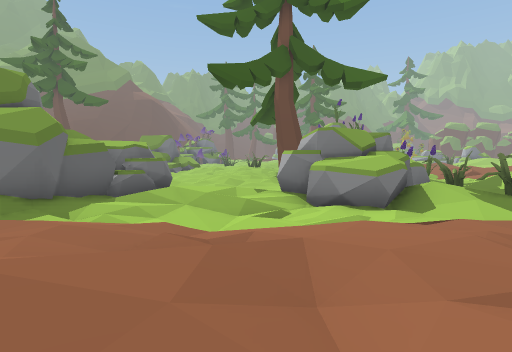
view 1 (above)

24 first-person views from a walk through a scene from a Unity 3-D project. The camera is 1.5 m above the floor, tilts 4° down and sees 80° across. The floor is counted in squares, 2 m on a side. Each view is taken from the middle of a square. On the plan, view 1 faces up. The plan holds only what a view shows up to about 10 squares ahead; the rest is blank. The place goes on beyond the plan. The player character is not drawn.

view 2
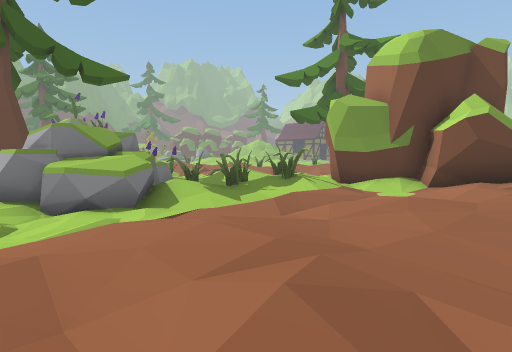

view 3
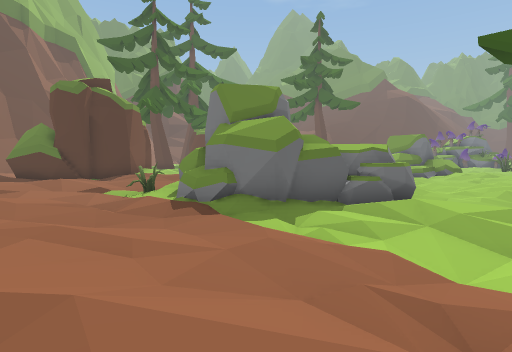

view 4
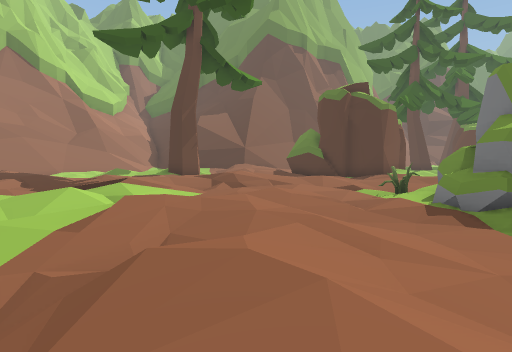

view 5
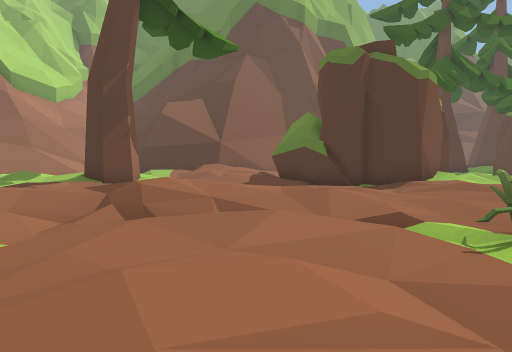

view 6
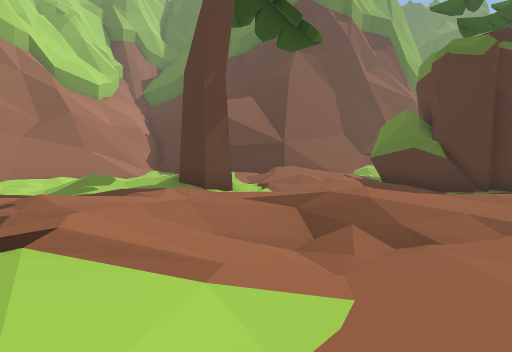

view 7
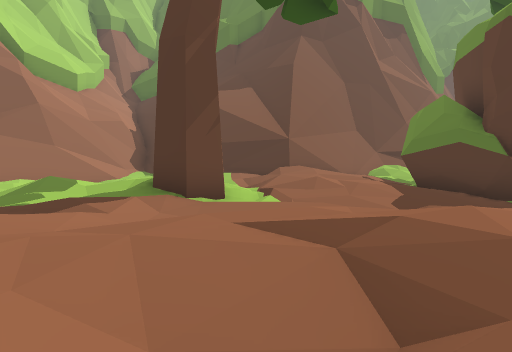

view 8
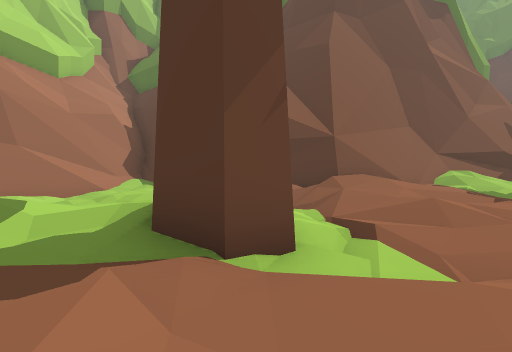

view 9
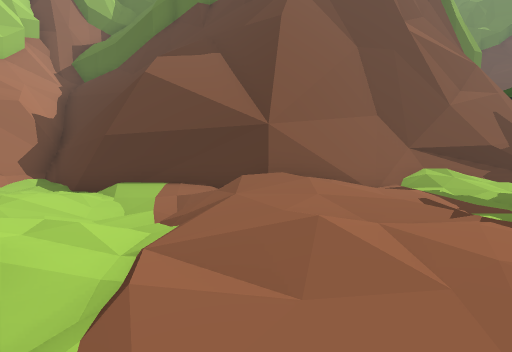

view 10
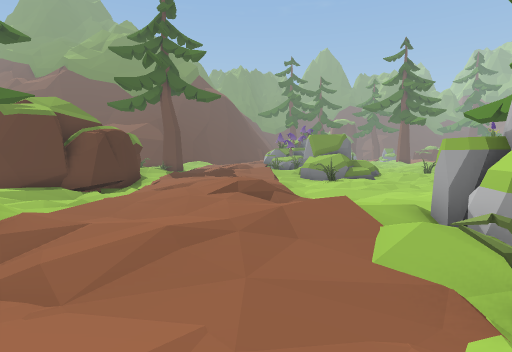

view 11
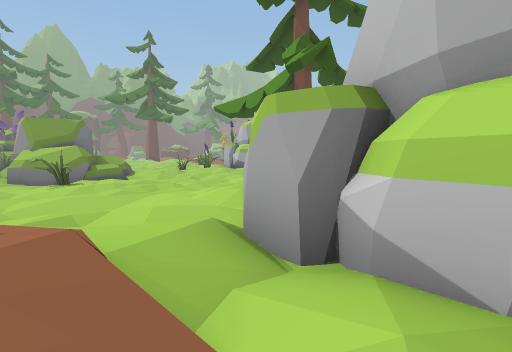

view 12
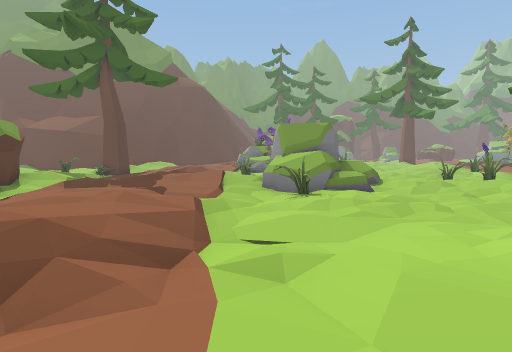

view 13
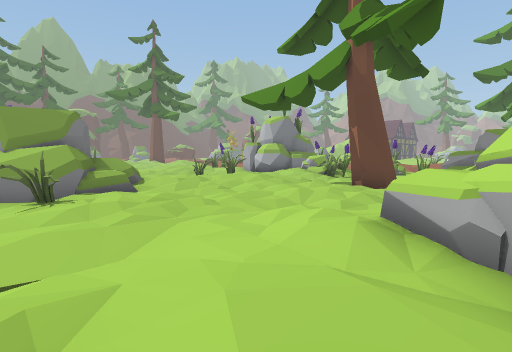

view 14
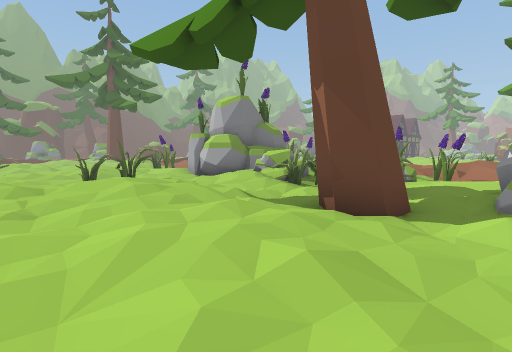

view 15
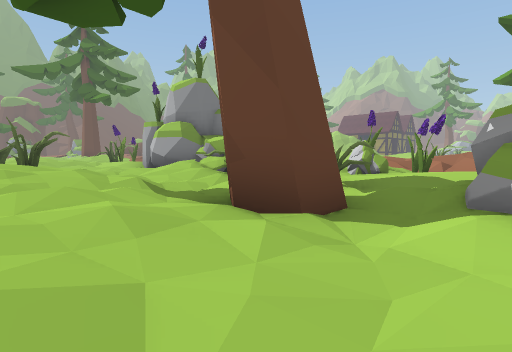

view 16
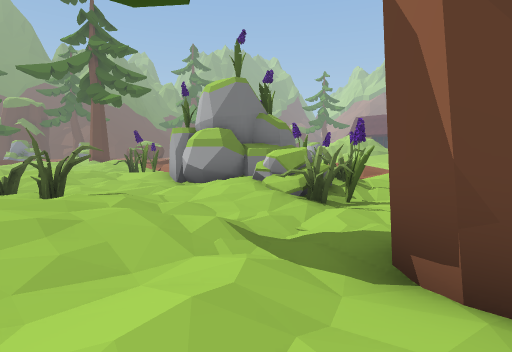

view 17
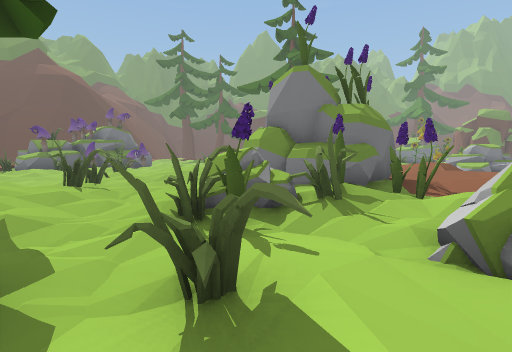

view 18
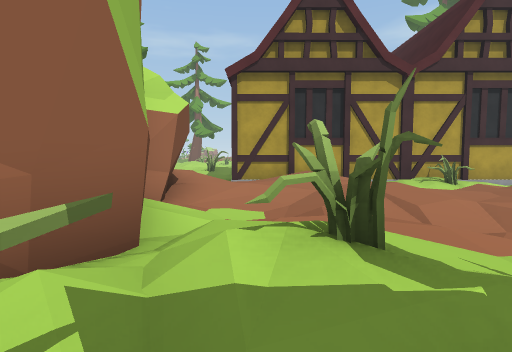

view 19
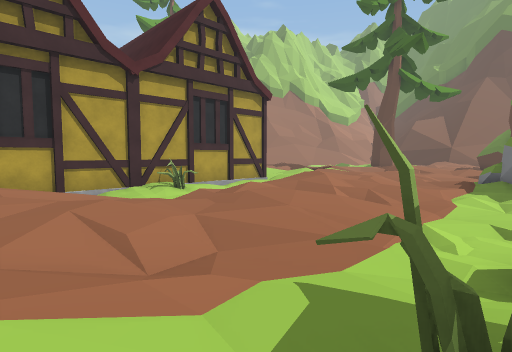

view 20
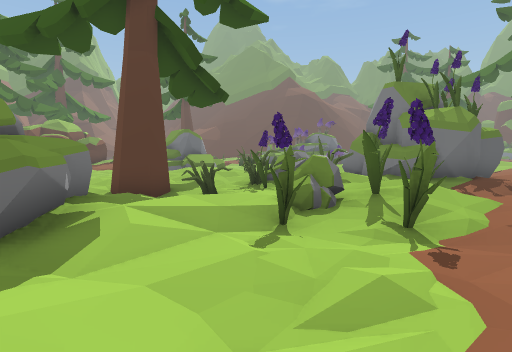

view 21
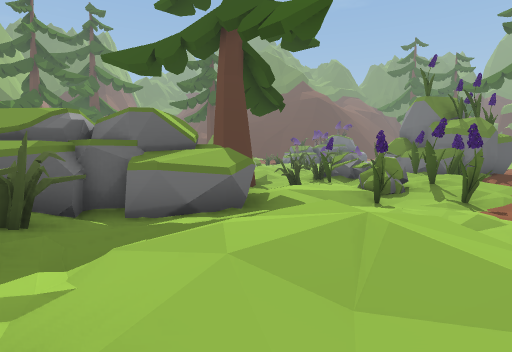

view 22
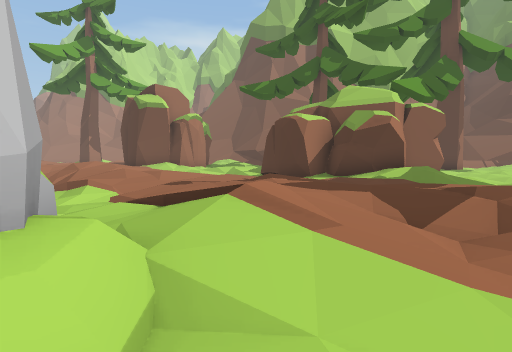

view 23
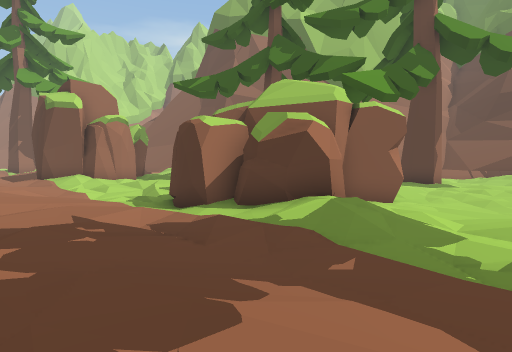

view 24
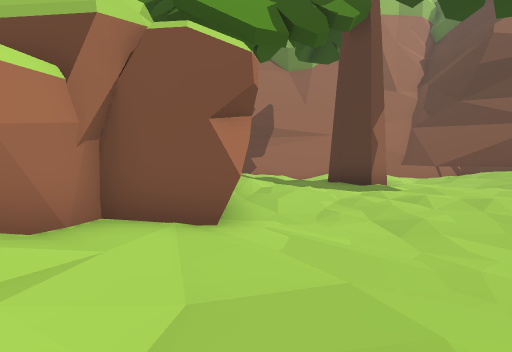

### Floor plan
Key: @ floor where view 1 was taken; # wall or solid block; . main floor; : floor 0.25 m higher than the main floor; - floor 0.25 m lower than the main floor; + floor 0.5 m higher than the main floor; _ floor 0.5 m lower than the main floor; * floor 0.75 m higher than the main floor; < floor 0.75 m lower than the main floor; / step, stairs or slope; = window, fence, low wall or low ledge; ^ raised ledge; R rock; H house; O other object.
Columns run from 30 left of view 1 to 9 right of it. Each row starts with its distance up from view 1.
 22        --__-./--.:+//---      ---.#   .:
 21 #+:. ...-___--.-..+:...#      O---#  #-.
 20  :.---..-___-.//..:+:::#     -O---## #..
 19   -_----___--:*+:.:++/.###^ .-O./..###/.
 18    -#-----#####.//++./-##^=::.O../ .OO-
 17     #--./     #.-/::.--##^-..::./RRR:O-
 16      --.+     ##-.:..__O.----/:.-RRO:+.
 15               ##-....-_-..---.--_-O-.O..
 14               #//.:+:-__-__--..-#OO-R-O-
 13               //_.:::/______---##_/-O__-
 12              //<_-/++/___--__/___..:/--.
 11              :/_-./**/_--..-_<<_^##^.--.
 10               /--::+/.---^^^      ##-.//
  9                /-.:+:::/-###      ##./*:
  8         #      #/-.:+++#  ##...#  #O./+.
  7         #-     ##:::++:#  #./.-##^+OO.O.
  6         #..     #//+:.+####--_/-#^:O/+O
  5         #/.-    #-..:OO#^##_-____-..OO##
  4         #/---  ##.:+::O.::...----.-.:/##
  3         ##...-##..::+:.-..-.://::./-.-/#
  2          ##::::::./:+:.:::/++/:+:.::..:#
  1           #+*+:+:.//*/.:++++**++:::+:++#
  0           #/*+:/..:+//.. +:///@:...:+:/
 -1           #.//-/-..++...///.-   _-//+:
 -2           #.--.##.-/+:/:/.:.  -O--
 -3           #-.-:+#:.:++//:-   HHH######
 -4          ##.:..+.:.++./ ..      H
 -5         ##-....:.-.::..
 -6         #/----:/--. +.:
 -7         ##/#------  +:
 -8          ####..--
 -9             ##.-

Where each view was taken, in squares from view 1:
view 1: 0 up, 0 right, facing up
view 2: 0 up, 0 right, facing up-right
view 3: 1 up, 0 right, facing up-left
view 4: 1 up, 0 right, facing left
view 5: 2 up, 5 left, facing left
view 6: 1 down, 6 left, facing left
view 7: 1 down, 8 left, facing left
view 8: 2 down, 11 left, facing left
view 9: 0 up, 13 left, facing left
view 10: 3 up, 10 left, facing up
view 11: 6 up, 9 left, facing up-right
view 12: 8 up, 8 left, facing up
view 13: 9 up, 8 left, facing up-right
view 14: 11 up, 3 left, facing up-right
view 15: 11 up, 1 left, facing up-right
view 16: 13 up, 1 left, facing up-right
view 17: 12 up, 4 right, facing up
view 18: 7 up, 7 right, facing down
view 19: 6 up, 6 right, facing down-left
view 20: 10 up, 9 right, facing up-left
view 21: 7 up, 9 right, facing up-left
view 22: 22 up, 7 left, facing down-left
view 23: 22 up, 11 left, facing down-left
view 24: 22 up, 17 left, facing down-left
